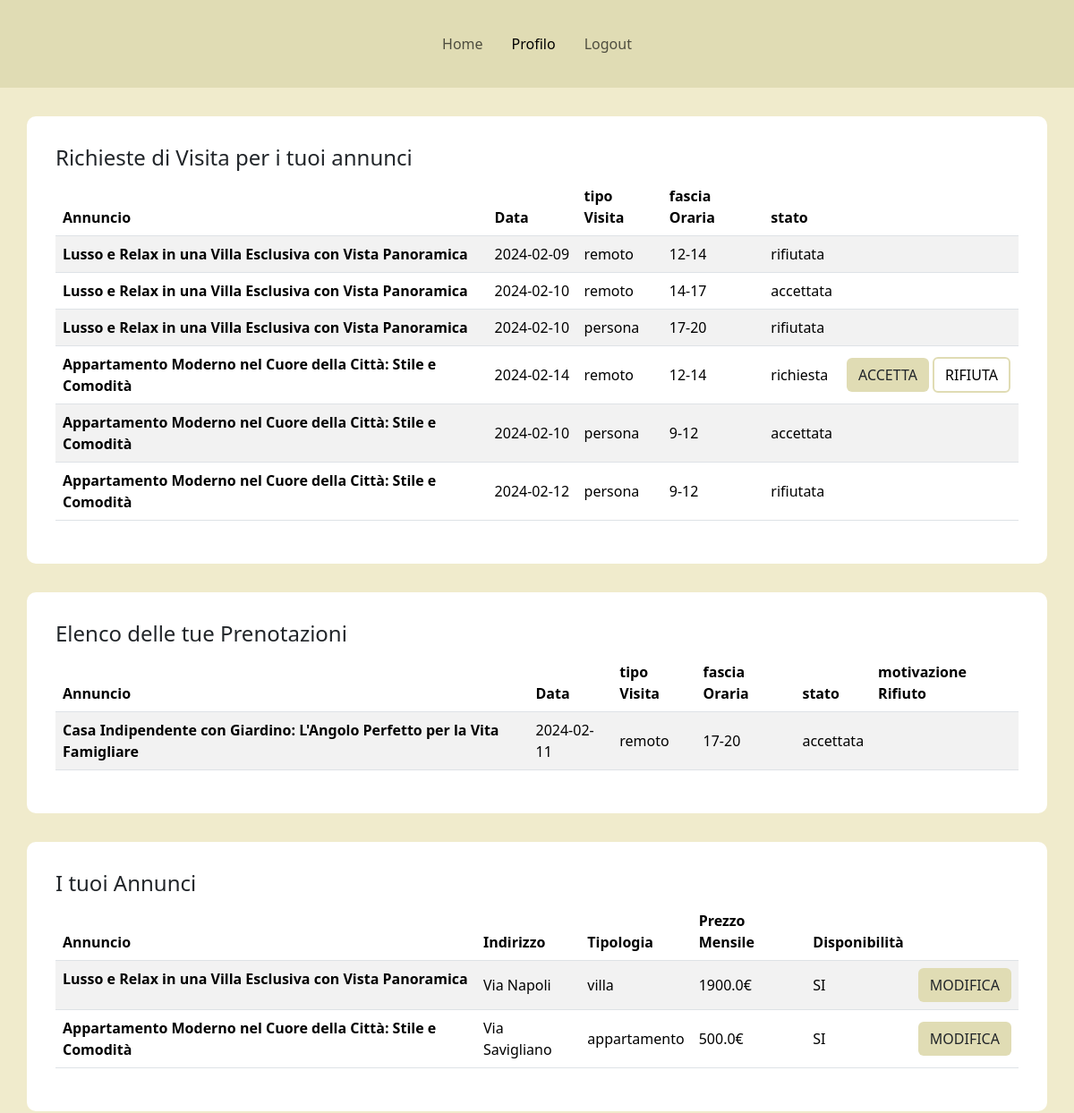
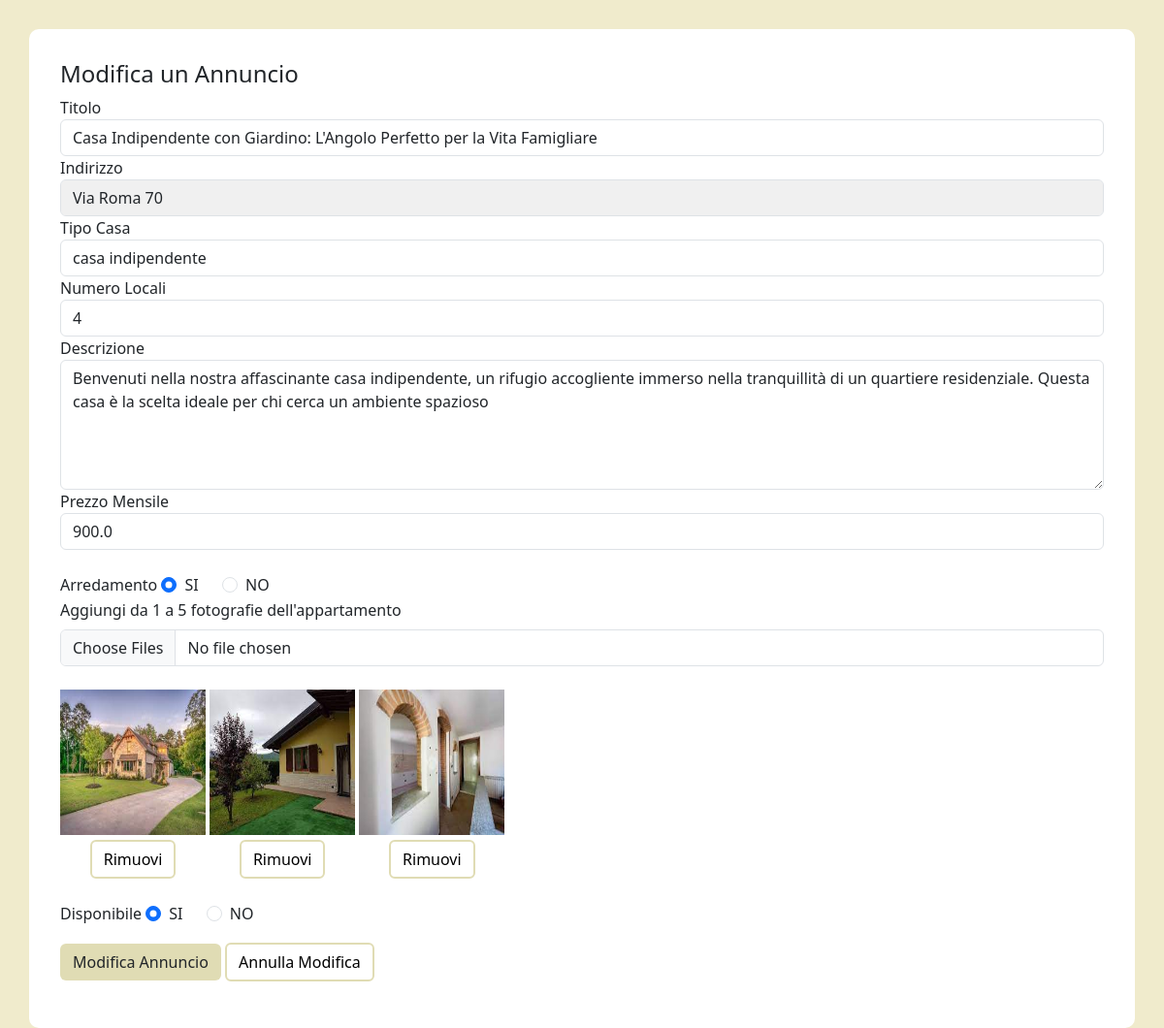
/profilo/26 (signed in), run on the app's committed database (2 pictures, top to bottom).
### tables this page shows
CREATE TABLE "PRENOTAZIONI" (
	"Data"	TEXT NOT NULL,
	"tipoVisita"	TEXT NOT NULL,
	"fasciaOraria"	TEXT NOT NULL,
	"stato"	TEXT NOT NULL,
	"motivazioneRifiuto"	TEXT,
	"idAnnuncio"	INTEGER NOT NULL,
	"idUtente"	INTEGER NOT NULL,
	PRIMARY KEY("idUtente","Data","fasciaOraria"),
	FOREIGN KEY("idAnnuncio") REFERENCES "ANNUNCI"("idAnnuncio")
);

CREATE TABLE "ANNUNCI" (
	"idAnnuncio"	INTEGER NOT NULL,
	"titolo"	TEXT NOT NULL,
	"indirizzo"	TEXT NOT NULL,
	"tipoCasa"	TEXT NOT NULL,
	"numeroLocali"	TEXT NOT NULL,
	"descrizione"	TEXT NOT NULL,
	"prezzoMensile"	REAL NOT NULL,
	"arredamento"	TEXT NOT NULL,
	"disponibilita"	TEXT NOT NULL,
	"idUtente"	INTEGER NOT NULL,
	FOREIGN KEY("idUtente") REFERENCES "UTENTI"("idUtente"),
	PRIMARY KEY("idAnnuncio" AUTOINCREMENT)
);

### app.py (the view, shortened to what this page needs)
@app.route('/profilo')
@app.route('/profilo/<int:id>')
@app.route('/profilo/<int:id>/<path:foto>')
@login_required
def profilo(id=None, foto=None): #annuncio=None significa che il parametro è opzionale.
   if foto is None and id is not None:
      annunci=posts_dao.get_annunci(current_user.id)
      annuncio=posts_dao.get_singleAnnuncio(id)
      prenotazioniL1, prenotazioniL2=posts_dao.get_prenotazioniL(current_user.id)
      return render_template('profilo.html', annunci=annunci, annuncio=annuncio,prenotazioniL1=prenotazioniL1, prenotazioniL2=prenotazioniL2)

### app.py (called while the page is built)
@login_manager.user_loader
def load_user(user_id):
    db_user=posts_dao.get_user_by_id(user_id)
    user = User(id=db_user['idUtente'],
                username=db_user['username'],
                password=db_user['password'],
                tipo=db_user['tipo'])
    return user

### posts_dao.py (called while the page is built)
def get_user_by_id(id_utente):
    query = 'SELECT * FROM UTENTI WHERE idUtente = ?'
    connection = sqlite3.connect('db/affitti.db')
    connection.row_factory = sqlite3.Row
    cursor = connection.cursor()
    cursor.execute(query, (id_utente,))
    result = cursor.fetchone()
    cursor.close()
    connection.close()
    return result

def get_annunci(id):
    conn =sqlite3.connect('db/affitti.db')
    conn.row_factory = sqlite3.Row
    cursor= conn.cursor()
    sql = '''SELECT  ANNUNCI.idAnnuncio, titolo, indirizzo, tipoCasa, numeroLocali, descrizione,
    prezzoMensile, arredamento, disponibilita, urlFoto FROM ANNUNCI, FOTO
    where ANNUNCI.idUtente = ? and ANNUNCI.idAnnuncio = FOTO.idAnnuncio and FOTO.rimosso= 'FALSE'
    GROUP BY ANNUNCI.idAnnuncio'''
    cursor.execute(sql, (id,))
    annunci= cursor.fetchall()
    cursor.close()
    conn.close()
    return annunci

def get_singleAnnuncio(id):
    conn =sqlite3.connect('db/affitti.db')
    conn.row_factory = sqlite3.Row
    cursor= conn.cursor()
    sql = '''SELECT ANNUNCI.* ,GROUP_CONCAT(urlFoto, ',') AS foto_concatenate
           FROM ANNUNCI, FOTO
           where ANNUNCI.idAnnuncio = ? and ANNUNCI.idAnnuncio = FOTO.idAnnuncio and FOTO.rimosso ='FALSE'
           GROUP BY ANNUNCI.idAnnuncio'''
    cursor.execute(sql, (id,))
    annuncio= cursor.fetchone()  #vedere se meglio fetchone o fetchall
    cursor.close()
    conn.close()
    return annuncio

def get_prenotazioniL(id):
    conn =sqlite3.connect('db/affitti.db')
    conn.row_factory = sqlite3.Row
    cursor= conn.cursor()
    sql1='SELECT PRENOTAZIONI.*, ANNUNCI.titolo \
            FROM PRENOTAZIONI, ANNUNCI\
            WHERE PRENOTAZIONI.idAnnuncio=ANNUNCI.idAnnuncio \
            AND PRENOTAZIONI.idUtente = ?'
    sql2='SELECT PRENOTAZIONI.*, ANNUNCI.titolo \
            FROM PRENOTAZIONI, ANNUNCI\
            WHERE PRENOTAZIONI.idAnnuncio = ANNUNCI.idAnnuncio\
            AND ANNUNCI.idUtente = ?'
    result1 = cursor.execute(sql1, (id,)).fetchall()
    result2 = cursor.execute(sql2, (id,)).fetchall()
    cursor.close()
    conn.close()
    return result1, result2

### templates/profilo.html (shortened to what this page needs)
{% extends "base.html" %}
{% block liNav %}
  <li class="nav-item">
    <a class="nav-link mx-2" aria-current="page" href="{{url_for('index')}}">Home</a>
  </li>
  {% if current_user.is_authenticated %}
    <li class="nav-item">
      <a class="nav-link mx-2 active" href="#">Profilo</a>
    </li>
    <li class="nav-item">
      <a class="nav-link mx-2" href="{{url_for('logout')}}">Logout</a>
    </li>
    {% else %}
    <li class="nav-item">
      <a class="nav-link mx-2" href="{{url_for('Page_login')}}">Login</a>
    </li>
  {% endif %}
{% endblock %}
{% block content %}
  {% if current_user.tipo == 'locatore' %}
    <div class="container containerDefault">
      <h4>Richieste di Visita per i tuoi annunci</h4>
      <div style="background-color: #e7effd;">
          <table class="table table-striped">
            <thead>
              <tr>
                <th scope="col">Annuncio</th>
                <th scope="col">Data</th>
                <th scope="col">tipo Visita</th>
                <th scope="col">fascia Oraria</th>
                <th scope="col">stato</th>
                <th scope="col" colspan="3"></th>
              </tr>
            </thead>
            <tbody>
              {% for pren in prenotazioniL2 %}
                {% if pren.idUtente != current_user.id %}
                  <tr>
                    {% if pren.stato == 'richiesta' %}
                      <form action="/gestioneStatoRichiesta" method="POST">
                    {%endif%}
                      <th scope="row">{{pren.titolo}}</th>
                      <td class="tdData">{{pren.Data}}</td>
                      <td>{{pren.tipoVisita}}</td>
                      <td>{{pren.fasciaOraria}}</td>
                      <td>{{pren.stato}}</td>
                    {% if pren.stato == 'richiesta' %}
                      <td class="tdAeR">
                        <button type="submit" class="btn buttonAccRichiesta" name="btnRichiesta" value="accetta">ACCETTA</button>
                        <button type="submit" class="btn buttonRifRichiesta" name="btnRichiesta" value="rifiuta">RIFIUTA</button>
                      </td>
                    </form>
                    {%else%}
                        <td  colspan="3"></td>
                    {% endif %}
                  </tr>
                {% endif %}
              {% endfor %}
            </tbody>
          </table>
      </div>
    </div>
    <div class="container containerDefault">
      <h4>Elenco delle tue Prenotazioni</h4>
      <div style="background-color: #e7effd;">
        <table class="table table-striped">
          <thead>
            <tr>
              <th scope="col">Annuncio</th>
              <th scope="col">Data</th>
              <th scope="col">tipo Visita</th>
              <th scope="col">fascia Oraria</th>
              <th scope="col">stato</th>
              <th scope="col">motivazione Rifiuto</th>
            </tr>
          </thead>
          <tbody>
            {% for pren in prenotazioniL1 %}
              {% if pren.idUtente == current_user.id %}
              <tr>
                <th scope="row">{{pren.titolo}}</th>
                <td>{{pren.Data}}</td>
                <td>{{pren.tipoVisita}}</td>
                <td>{{pren.fasciaOraria}}</td>
                <td>{{pren.stato}}</td>
                {% if pren.motivazioneRifiuto is not none %}
                  <td>{{pren.motivazioneRifiuto}}</td>
                {% else %}
                  <td></td>
                {% endif%}
              </tr>
              {% endif %}
            {% endfor %}
          </tbody>
        </table>
      </div>
    </div>
    <div class="container containerDefault">
      <h4>I tuoi Annunci</h4>
        <div style="background-color: #e7effd;">
          <table class="table table-striped">
            <thead>
              <tr>
                <th scope="col">Annuncio</th>
                <th scope="col">Indirizzo</th>
                <th scope="col">Tipologia</th>
                <th scope="col">Prezzo Mensile</th>
                <th scope="col">Disponibilità</th>
                <th scope="col"></th>
              </tr>
            </thead>
            <tbody>
              {% for ann in annunci %}
                <tr>
                  <th scope="row">{{ann.titolo}}</th>
                  <td>{{ann.indirizzo}}</td>
                  <td>{{ann.tipoCasa}}</td>
                  <td>{{ann.prezzoMensile}}€</td>
                  <td>{{ann.disponibilita}}</td>
                  <td>
                    <form action="/modificaAnn/{{ann.idAnnuncio}}" method="POST">
                      <button type="submit" class="btn buttonModifica">MODIFICA</button>
                    </form>
                  </td>
                </tr>
              {% endfor %}
            </tbody>
          </table>
        </div>
    </div>
    <div class="container containerDefault">
      {% if current_user.is_authenticated %}
            {% if annuncio %}
          <form action="/Ann/mod" method="POST" enctype="multipart/form-data">
            <h4>Modifica un Annuncio</h4>
              <div class="form-group">
                  <label for="titolo">Titolo</label>
                  <input type="text" name="titolo" class="form-control" value="{{annuncio.titolo}}" required autofocus>
              </div>
              <div class="form-group">
                <label for="indirizzo">Indirizzo</label>
                <input type="text" name="indirizzo" class="form-control grigioChiaro" value="{{annuncio.indirizzo}}" readonly>
              </div>
              <div class="form-group">
                <label for="tipoC">Tipo Casa</label>
                <select class="form-control" name="tipoC" required>
                  {% set case = ['casa indipendente', 'appartamento', 'loft', 'villa'] %}
                  {% for casa in case %}
                      <option name="tipoC" {% if annuncio.tipoCasa == casa %}selected{% endif %}>{{ casa }}</option>
                  {% endfor %}
                </select>
              </div>
              <div class="form-group">
                <label for="numLocali">Numero Locali</label>
                <select class="form-control" name="numLocali" required>
                  {% set numeri = ['1','2','3','4','5+'] %}
                  {% for numero in numeri %}
                      <option name="numLocali" {% if annuncio.numeroLocali == numero %}selected{% endif %}>{{ numero }}</option>
                  {% endfor %}
                </select>
              </div>
              <div class="form-group">
                  <label for="descrizione">Descrizione</label>
                  <textarea name="descrizione" msg cols="30" rows="5" class="form-control" required>{{annuncio.descrizione}}</textarea>
              </div>
              <div class="form-group">
                <label for="prezzoM">Prezzo Mensile</label>
                <input type="number" name="prezzoM" class="form-control" value="{{annuncio.prezzoMensile}}" min="100" max="2500" step="50" required>
              </div>
              <br>
              <div class="form-group mb-3">
                <label for="divArredato">Arredamento</label>
                {% if annuncio.arredamento == 'SI' %}
                  <div class="form-check form-check-inline" id="divArredato">
                    <input type="radio" class="form-check-input" id="rad1" name="arredato" value="SI" checked>SI
                  </div>
                  <div class="form-check form-check-inline">
                    <input type="radio" class="form-check-input" id="rad2" name="arredato" value="NO">NO
                  </div>
                {% endif %}
              <div class="form-group">
                  <label for="imgCommento" class="form-label">Aggiungi da 1 a 5 fotografie dell'appartamento</label>
                  <input class="form-control" type="file" name="imgAnnuncio" multiple>
                  <br>
                  {% set foto_list = annuncio.foto_concatenate.split(',') %}
                  {%if foto_list != [''] %}
                    {% for foto in foto_list %}
                      <div class="foto-container">
                              <img src="{{ url_for('static', filename=foto) }}" alt="Foto" class="fotoAnnunci">
                              <button type="submit" class="btn buttonRimuovi" name="rimuoviFoto" value="{{ foto }}">Rimuovi</button>
                      </div>
                    {% endfor %}
                  {%endif%}
              </div>
              <br>
              <div class="form-group mb-3">
                <label for="divDisponibile">Disponibile</label>
                {% if annuncio.disponibilita == 'SI' %}
                <div class="form-check form-check-inline" id="divDisponibile">
                  <input type="radio" class="form-check-input" id="radD1" name="disponibile" value="SI" checked>SI
                </div>
                <div class="form-check form-check-inline">
                  <input type="radio" class="form-check-input" id="radD2" name="disponibile" value="NO">NO
                </div>
                {% endif %}
              </div>
              <div class="form-group">
                  <button type="submit" id="annuncio" class="btn buttonModifica">Modifica Annuncio</button>
                  <a href="{{url_for('profilo')}}" class="btn buttonRimuovi">Annulla Modifica</a>
                </div>
            </form>
          {% endif %}
      {% endif %}
    </div>
  {%endif%}
{% endblock %}

### static/css/style.css (style rules this page uses)
.nav-item { line-height:50px; }
body { background-color: #f0ebcc; }
.fotoAnnunci { width: 150px; height: 150px; }
.foto-container { display: inline-block; }
.foto-container button { display: block; margin:auto; margin-top: 5px; }
.grigioChiaro { background-color: #f0f0f0; }
.containerDefault { background-color: white; padding: 2rem; margin-top: 2rem; border-radius: 10px; }
.buttonAccRichiesta { background-color: #e0dcb4; }
.buttonRifRichiesta { background-color: transparent; border: 2px solid #e0dcb4; color: black; }
.buttonModifica { background-color: #e0dcb4; }
.buttonRimuovi { background-color: transparent; border: 2px solid #e0dcb4; color: black; }
td { vertical-align: middle; }
.tdData { width: 100px; }
.tdAeR { width: 200px; }

### data on the page
PRENOTAZIONI: titolo "Lusso e Relax in una Villa Esclusiva con Vista Panoramica", Data "2024-02-09", tipoVisita "remoto", fasciaOraria "12-14", stato "rifiutata"
PRENOTAZIONI: titolo "Lusso e Relax in una Villa Esclusiva con Vista Panoramica", Data "2024-02-10", tipoVisita "remoto", fasciaOraria "14-17", stato "accettata"
PRENOTAZIONI: titolo "Lusso e Relax in una Villa Esclusiva con Vista Panoramica", Data "2024-02-10", tipoVisita "persona", fasciaOraria "17-20", stato "rifiutata"
PRENOTAZIONI: titolo "Appartamento Moderno nel Cuore della Città: Stile e Comodità", Data "2024-02-14", tipoVisita "remoto", fasciaOraria "12-14", stato "richiesta"
PRENOTAZIONI: titolo "Appartamento Moderno nel Cuore della Città: Stile e Comodità", Data "2024-02-10", tipoVisita "persona", fasciaOraria "9-12", stato "accettata"
PRENOTAZIONI: titolo "Appartamento Moderno nel Cuore della Città: Stile e Comodità", Data "2024-02-12", tipoVisita "persona", fasciaOraria "9-12", stato "rifiutata"
PRENOTAZIONI: titolo "Casa Indipendente con Giardino: L'Angolo Perfetto per la Vita Famigliare", Data "2024-02-11", tipoVisita "remoto", fasciaOraria "17-20", stato "accettata"
ANNUNCI: titolo "Lusso e Relax in una Villa Esclusiva con Vista Panoramica", indirizzo "Via Napoli", tipoCasa "villa", prezzoMensile "1900.0", disponibilita "SI"
ANNUNCI: titolo "Appartamento Moderno nel Cuore della Città: Stile e Comodità", indirizzo "Via Savigliano", tipoCasa "appartamento", prezzoMensile "500.0", disponibilita "SI"
ANNUNCI: titolo "Casa Indipendente con Giardino: L'Angolo Perfetto per la Vita Famigliare", indirizzo "Via Roma 70", tipoC "casa indipendente", numLocali "4", descrizione "Benvenuti nella nostra affascinante casa indipendente, un rifugio accogliente immerso nella tranquillità di un quartiere residenziale. Questa casa è la scelta ideale per chi cerca un ambiente spazioso", prezzoM "900.0"
